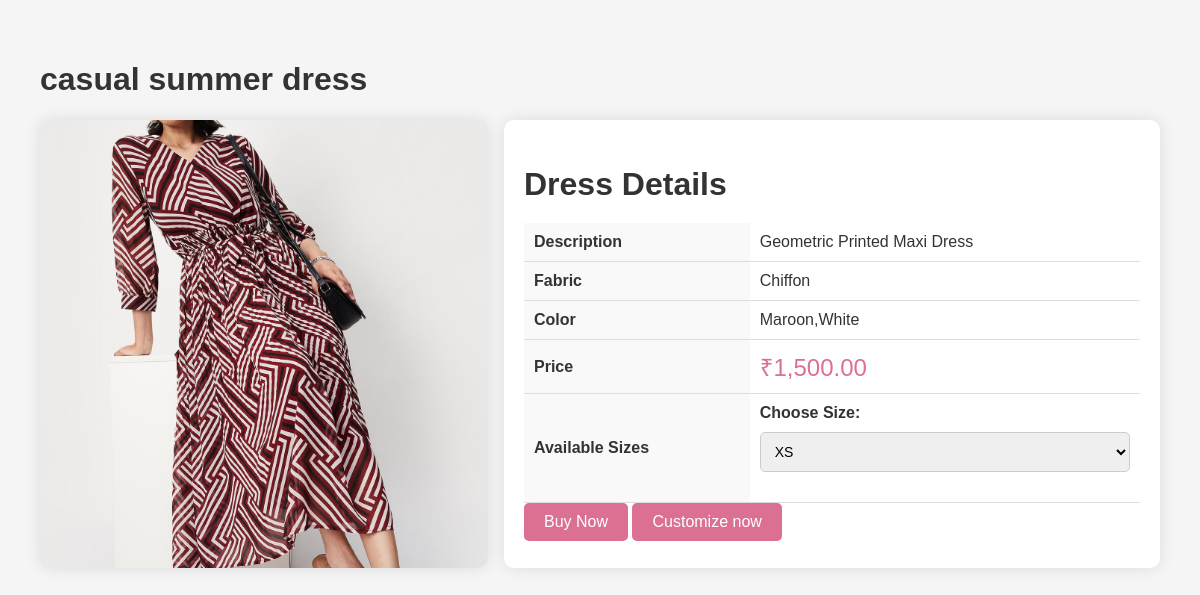
/customerDashboard/dress_details.php?id=2, run on the app's committed database.
### tables this page shows
CREATE TABLE `dress` (
  `DRESS_ID` int(11) NOT NULL,
  `NAME` varchar(100) NOT NULL,
  `DESCRIPTION` text DEFAULT NULL,
  `FABRIC` varchar(50) NOT NULL,
  `COLOR` varchar(100) NOT NULL,
  `SIZES` varchar(100) NOT NULL,
  `BASE_PRICE` decimal(10,2) NOT NULL,
  `IMAGE_URL` varchar(255) DEFAULT NULL,
  `CREATED_AT` datetime NOT NULL DEFAULT current_timestamp()
);

### customerDashboard/dress_details.php (the view, shortened to what this page needs)
<?php
$dbcon = mysqli_connect("localhost", "root", "", "fashion");
if (isset($_GET['id']) && is_numeric($_GET['id'])) {
    $dress_id = intval($_GET['id']);
    $sql = "SELECT * FROM dress WHERE DRESS_ID = $dress_id";
    $result = mysqli_query($dbcon, $sql);
    if ($result->num_rows > 0) {
        $dress = $result->fetch_assoc();
    } else {
        echo "Dress not found.";
        exit();
    }
} else {
    echo "Invalid dress ID.";
    exit();
}
?>
<!DOCTYPE html>
<html lang="en">
<head>
</head>
<body>
    <div class="container">
        <h1><?php echo htmlspecialchars($dress['NAME']); ?></h1>
        <div class="dress-details">
            <img src="<?php echo htmlspecialchars($dress['IMAGE_URL']); ?>" alt="<?php echo htmlspecialchars($dress['NAME']); ?>">
            <div class="dress-info">
                <h2>Dress Details</h2>
                <form action="" method="post">
                <table>
                    <tr>
                        <th>Description</th>
                        <td><?php echo htmlspecialchars($dress['DESCRIPTION']); ?></td>
                    </tr>
                    <tr>
                        <th>Fabric</th>
                        <td><?php echo htmlspecialchars($dress['FABRIC']); ?></td>
                    </tr>
                    <tr>
                        <th>Color</th>
                        <td><?php echo htmlspecialchars($dress['COLOR']); ?></td>
                    </tr>
                    <tr>
                        <th>Price</th>
                        <td class="price">₹<?php echo number_format($dress['BASE_PRICE'], 2); ?></td>
                    </tr>
                    <tr>
                        <th>Available Sizes</th>
                        <td>
                            <div class="form-group">
                                <label for="sizes">Choose Size:</label>
                                <select id="sizes" name="sizes">
                                    <option value="xs">XS</option>
                                </select>
                           </div>
                        </td>
                    </tr>
                </table>
                <button class="buy-button" name="buy-dress">Buy Now</button>
                <button class="buy-button">Customize now</button>
                </form>
            </div>
        </div>
    </div>
</body>
</html>

### customerDashboard/dress_details.php (style rules this page uses)
body { font-family: 'Arial', sans-serif; margin: 0; padding: 0; background-color: #f5f5f5; color: #333; }
.container { padding: 40px; max-width: 1200px; margin: auto; }
.dress-details { display: flex; justify-content: space-between; margin-top: 20px; }
.dress-details img { width: 40%; height: auto; object-fit: contain; border-radius: 10px; box-shadow: 0 0 15px rgba(0, 0, 0, 0.1); }
.dress-info { width: 55%; padding: 20px; background-color: #fff; border-radius: 10px; box-shadow: 0 0 15px rgba(0, 0, 0, 0.1); }
.dress-info h2 { font-size: 2em; margin-bottom: 20px; color: #333; }
.dress-info table { width: 100%; border-collapse: collapse; }
.dress-info table th, .dress-info table td { padding: 10px; text-align: left; border-bottom: 1px solid #ddd; }
.dress-info table th { background-color: #f9f9f9; color: #333; }
.price { font-size: 1.5em; color: palevioletred; margin-bottom: 20px; }
.buy-button { background-color: palevioletred; color: white; padding: 10px 20px; border: none; border-radius: 5px; cursor: pointer; font-size: 1em; transition: background-color 0.3s ease; }
.form-group { margin-bottom: 15px; display: flex; flex-direction: column; }
.form-group label { margin-bottom: 5px; font-weight: 600; }
.form-group input, .form-group select, .form-group textarea { width: 100%; padding: 10px; margin: 5px 0; border: 1px solid #ccc; border-radius: 5px; font-size: 14px; }

### data on the page
dress: NAME "casual summer dress", NAME (picture), DESCRIPTION "Geometric Printed Maxi Dress", FABRIC "Chiffon", COLOR "Maroon,White", BASE_PRICE "1,500.00"
